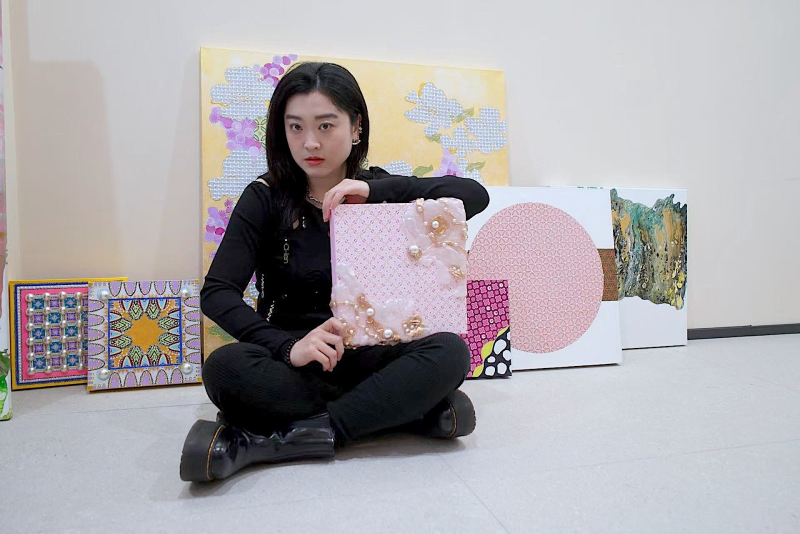
#> input picture images/Jing-Zhou-portrait.jpg, 1600 x 1067 px (shown at 1/2 size); its folder holds 2 pictures in this run
$ python generate-optimized-images.py
#> lines starting #> are read from the running program, lines starting #| are printed output that depends on the picture
#!/usr/bin/env python3
"""Generate lightweight display images for the static site."""

from pathlib import Path
from shutil import copy2

from PIL import Image, ImageOps


ROOT = Path(__file__).resolve().parents[1]
IMAGES_DIR = ROOT / "images"
OUTPUT_DIR = IMAGES_DIR / "optimized"
IMAGE_EXTENSIONS = {".jpg", ".jpeg", ".png", ".webp"}


Image.MAX_IMAGE_PIXELS = None


def iter_images(*paths):
    for path in paths:
        source = ROOT / path
        if source.is_file() and source.suffix.lower() in IMAGE_EXTENSIONS:
            yield source
            continue

        if source.is_dir():
            for image_path in source.rglob("*"):
                if image_path.is_file() and image_path.suffix.lower() in IMAGE_EXTENSIONS:
                    yield image_path


def output_path(source, profile):
    return OUTPUT_DIR / profile / source.relative_to(IMAGES_DIR)


def save_image(image, destination):
    destination.parent.mkdir(parents=True, exist_ok=True)
    suffix = destination.suffix.lower()

    if suffix in {".jpg", ".jpeg"}:
        if image.mode not in {"RGB", "L"}:
            image = image.convert("RGB")
        image.save(destination, quality=82, optimize=True, progressive=True)
    elif suffix == ".webp":
        image.save(destination, quality=82, method=6)
    elif suffix == ".png":
        image.save(destination, optimize=True, compress_level=9)
    else:
        image.save(destination)


def open_image(source):
    with Image.open(source) as image:
#> image is the input picture: PIL image 1600x1067 RGB; mean R, G, B 171.9, 168, 171.4
        return ImageOps.exif_transpose(image).copy()


def resize_max(source, profile, max_side):
    destination = output_path(source, profile)
    with open_image(source) as image:
        if max(image.size) <= max_side:
            destination.parent.mkdir(parents=True, exist_ok=True)
            copy2(source, destination)
            return

        image.thumbnail((max_side, max_side), Image.Resampling.LANCZOS)
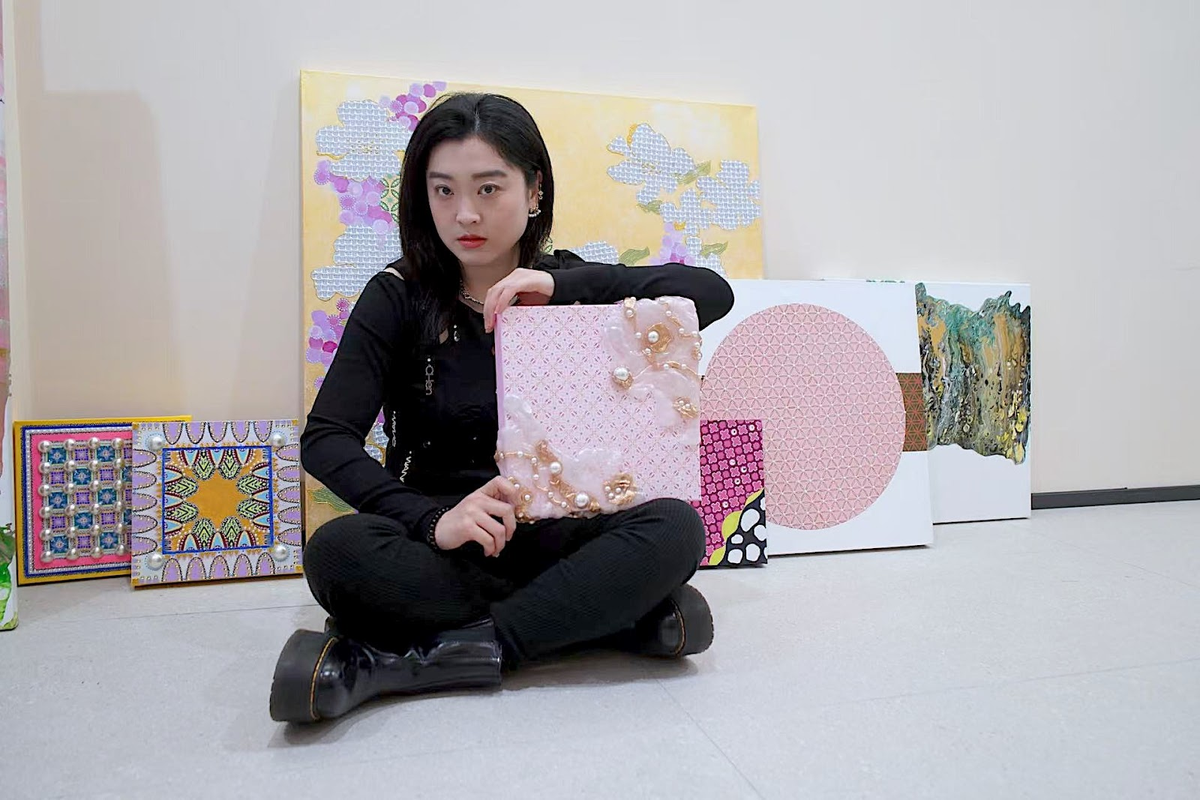
#> image: PIL image 1200x800 RGB; mean R, G, B 171.9, 168, 171.5
        save_image(image, destination)


def resize_press_preview(source):
    destination = output_path(source, "press-preview")
    with open_image(source) as image:
        width, height = image.size
        if width > 1200:
            next_height = round(height * (1200 / width))
            image = image.resize((1200, next_height), Image.Resampling.LANCZOS)
            save_image(image, destination)
            return

        destination.parent.mkdir(parents=True, exist_ok=True)
        copy2(source, destination)


def crop_press_thumb(source):
    target_width = 420
    target_height = 300
    destination = output_path(source, "press-thumb")

    with open_image(source) as image:
        width, height = image.size
        scale = max(target_width / width, target_height / height)
        next_width = max(target_width, round(width * scale))
        next_height = max(target_height, round(height * scale))

        image = image.resize((next_width, next_height), Image.Resampling.LANCZOS)
        left = max(0, (next_width - target_width) // 2)
        image = image.crop((left, 0, left + target_width, target_height))
        save_image(image, destination)


def main():
    display_sources = list(iter_images("images/paintings", "images/exhibitions", "images/studio"))
    single_sources = list(iter_images("images/Jing-Zhou-portrait.jpg"))
    press_sources = list(iter_images("images/pressSnapshot"))

    for source in display_sources + single_sources:
        resize_max(source, "card", 1200)

    for source in press_sources:
        crop_press_thumb(source)
        resize_press_preview(source)

    total = len(display_sources) + len(single_sources) + len(press_sources)
    print(f"Generated optimized images for {total} source files.")


if __name__ == "__main__":
    main()
